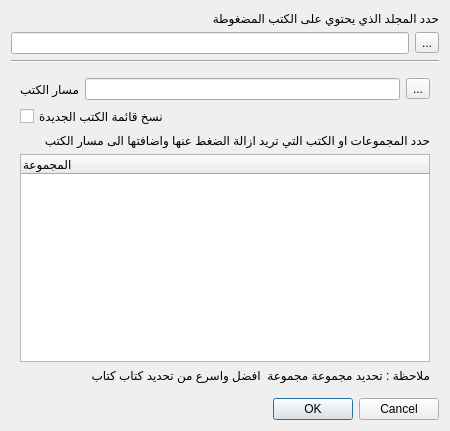
<?xml version="1.0" encoding="UTF-8"?>
<ui version="4.0">
 <class>DialogImportDvd</class>
 <widget class="QDialog" name="DialogImportDvd">
  <property name="geometry">
   <rect>
    <x>0</x>
    <y>0</y>
    <width>450</width>
    <height>431</height>
   </rect>
  </property>
  <property name="windowTitle">
   <string>اضافة كتب قرص مضغوط</string>
  </property>
  <layout class="QVBoxLayout" name="verticalLayout_3">
   <item>
    <widget class="QLabel" name="label">
     <property name="toolTip">
      <string>حدد المجلد الذي يحتوي على الكتب المضغوطة سواء في القرص المضغوط او في اي قسم تم نسخها اليه</string>
     </property>
     <property name="text">
      <string>حدد المجلد الذي يحتوي على الكتب المضغوطة </string>
     </property>
    </widget>
   </item>
   <item>
    <layout class="QHBoxLayout" name="horizontalLayout_3">
     <item>
      <widget class="QLineEdit" name="lineEditDvdPath">
       <property name="toolTip">
        <string>حدد المجلد الذي يحتوي على الكتب المضغوطة سواء في القرص المضغوط او في اي قسم تم نسخها اليه</string>
       </property>
      </widget>
     </item>
     <item>
      <widget class="QToolButton" name="toolButton">
       <property name="toolTip">
        <string>قم بتحديد المجلد الذي يحتوي على الكتب المضغوطة سواء في القرص المضغوط او في اي قسم قمت بنسخها اليه</string>
       </property>
       <property name="text">
        <string>...</string>
       </property>
      </widget>
     </item>
    </layout>
   </item>
   <item>
    <widget class="Line" name="line">
     <property name="orientation">
      <enum>Qt::Horizontal</enum>
     </property>
    </widget>
   </item>
   <item>
    <widget class="QStackedWidget" name="stackedWidget">
     <property name="currentIndex">
      <number>0</number>
     </property>
     <widget class="QWidget" name="page">
      <layout class="QVBoxLayout" name="verticalLayout">
       <item>
        <layout class="QHBoxLayout" name="horizontalLayout_2">
         <item>
          <widget class="QLabel" name="labelBooksPath">
           <property name="toolTip">
            <string>حدد مسار الكتب التذي سيتم ازالة الضغط فيه</string>
           </property>
           <property name="text">
            <string>مسار الكتب</string>
           </property>
          </widget>
         </item>
         <item>
          <widget class="QLineEdit" name="lineEditBooksPath"/>
         </item>
         <item>
          <widget class="QToolButton" name="toolButtonBooksPath">
           <property name="toolTip">
            <string>حدد مسار الكتب التذي سيتم ازالة الضغط فيه</string>
           </property>
           <property name="text">
            <string>...</string>
           </property>
          </widget>
         </item>
        </layout>
       </item>
       <item>
        <widget class="QCheckBox" name="checkBoxGroup">
         <property name="text">
          <string>نسخ قائمة الكتب الجديدة</string>
         </property>
         <property name="checked">
          <bool>false</bool>
         </property>
        </widget>
       </item>
       <item>
        <widget class="QLabel" name="label_2">
         <property name="text">
          <string>حدد المجموعات او الكتب التي تريد ازالة الضغط عنها واضافتها الى مسار الكتب</string>
         </property>
        </widget>
       </item>
       <item>
        <widget class="QTreeWidget" name="treeWidget">
         <column>
          <property name="text">
           <string>المجموعة</string>
          </property>
         </column>
        </widget>
       </item>
       <item>
        <widget class="QLabel" name="label_3">
         <property name="text">
          <string>ملاحظة : تحديد مجموعة مجموعة  افضل واسرع من تحديد كتاب كتاب</string>
         </property>
        </widget>
       </item>
      </layout>
     </widget>
     <widget class="QWidget" name="page_2">
      <layout class="QVBoxLayout" name="verticalLayout_2">
       <item>
        <widget class="QTextEdit" name="textEditConsole"/>
       </item>
       <item>
        <widget class="QLabel" name="label_4">
         <property name="text">
          <string>الرجاء الانتظار ريثما ينتهي المعالج من استخراج الملفات</string>
         </property>
        </widget>
       </item>
      </layout>
     </widget>
    </widget>
   </item>
   <item>
    <widget class="QDialogButtonBox" name="buttonBox">
     <property name="orientation">
      <enum>Qt::Horizontal</enum>
     </property>
     <property name="standardButtons">
      <set>QDialogButtonBox::Cancel|QDialogButtonBox::Ok</set>
     </property>
    </widget>
   </item>
  </layout>
 </widget>
 <resources/>
 <connections>
  <connection>
   <sender>buttonBox</sender>
   <signal>rejected()</signal>
   <receiver>DialogImportDvd</receiver>
   <slot>reject()</slot>
   <hints>
    <hint type="sourcelabel">
     <x>177</x>
     <y>421</y>
    </hint>
    <hint type="destinationlabel">
     <x>286</x>
     <y>274</y>
    </hint>
   </hints>
  </connection>
 </connections>
</ui>
